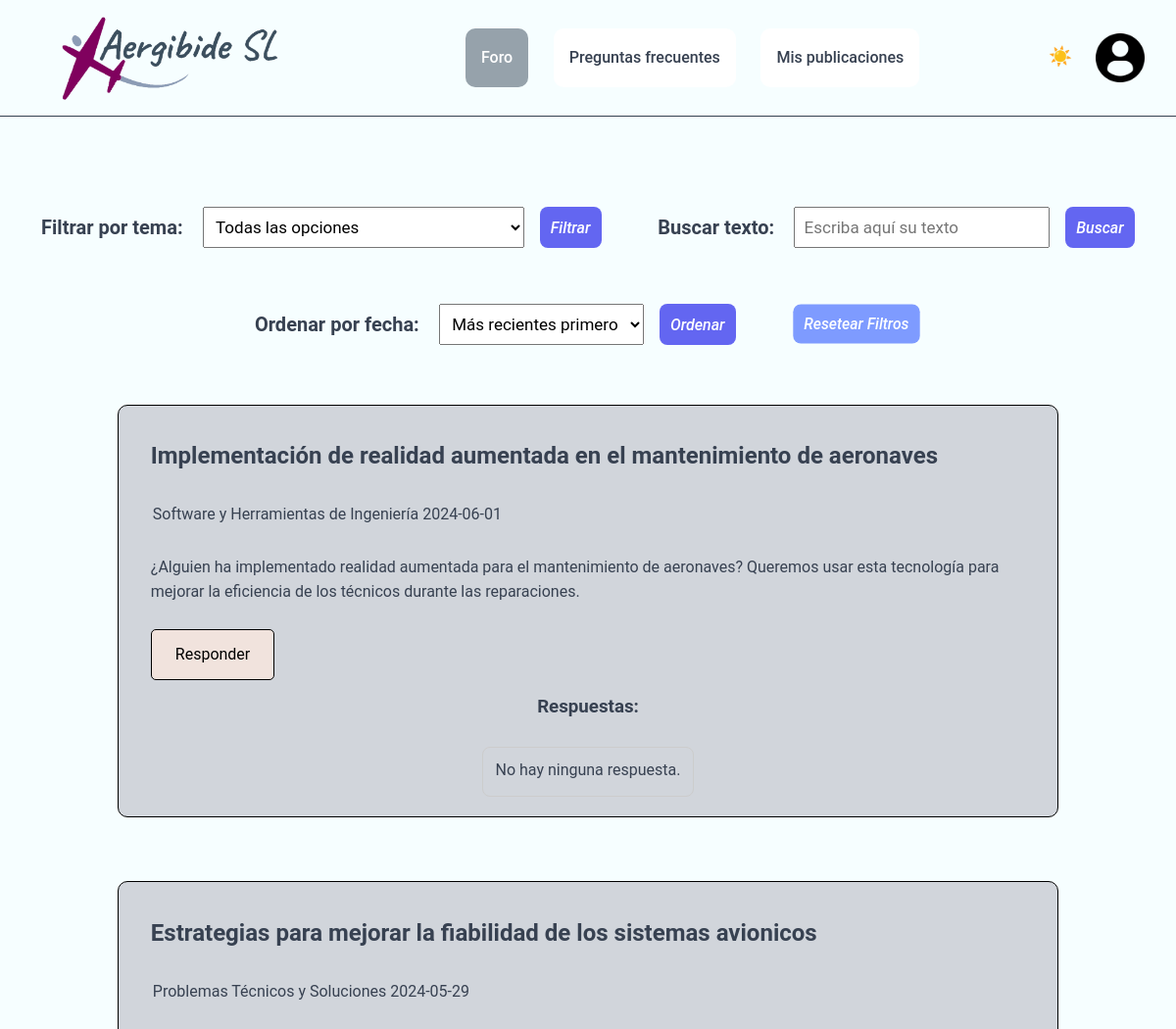
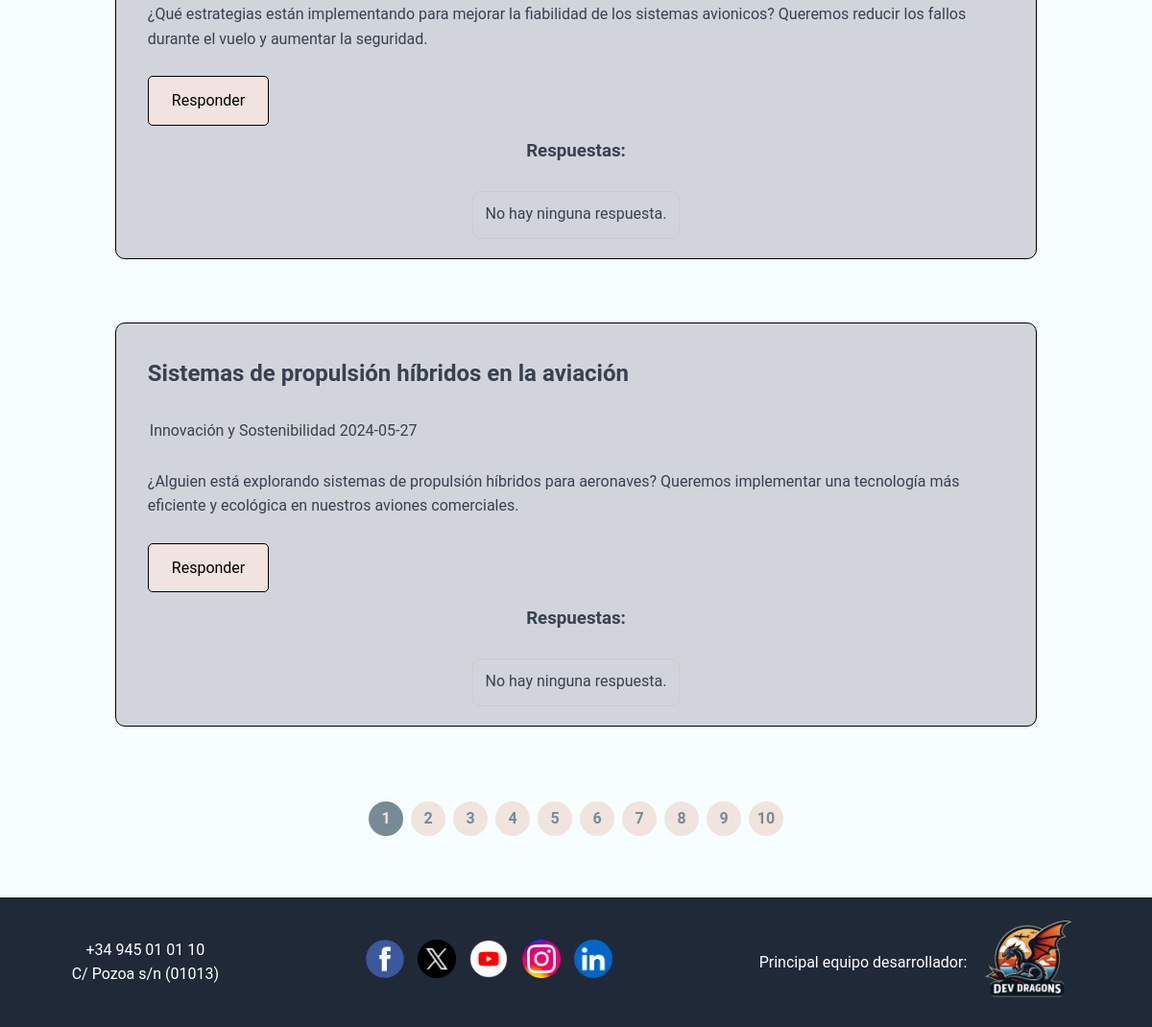
Page /Aplicacion/mvc_reto/index.php?controller=pregunta&action=list_paginated (signed in) on the committed database (2 pictures, top to bottom).
### tables this page shows
CREATE TABLE `preguntas` (
                             `id` int(11) NOT NULL,
                             `titulo` varchar(100) NOT NULL,
                             `descripcion` varchar(300) NOT NULL,
                             `tema` varchar(100) NOT NULL,
                             `fecha` date NOT NULL,
                             `id_usuario` int(11) NOT NULL,
                             `archivo` varchar(255) DEFAULT NULL
);

### Aplicacion/mvc_reto/index.php (called while the page is built, shortened)
<?php
require_once "model/Db.php";
$controller = new $controllerName();
$dataToView["data"] = array();
if(method_exists($controller, $_GET["action"]))
    $dataToView["data"] = $controller -> {$_GET["action"]}();
require_once "view/".$_GET["controller"]."/".$controller->view.".html.php";
?>

### Aplicacion/mvc_reto/model/Db.php (called while the page is built, shortened)
<?php
class Db {
    public function __construct(){
        $this -> host = constant("DB_HOST");
        $this -> db = constant("DB");
        $this -> user = constant("DB_USER");
        $this -> pass = constant("DB_PASS");
        try {
            $this->connection = new PDO("mysql:host=" .$this->host.';
            dbname=' .$this->db, $this->user, $this->pass);
        }
        catch (PDOException $e){
            echo $e -> getMessage();
            exit();
        }
    }
}
?>

### Aplicacion/mvc_reto/model/Pregunta.php (called while the page is built, shortened)
<?php
class Pregunta {
    private $tabla = "preguntas";
    private $connection;
    public function getConexion(){
        $dbObj = new Db();
        $this->connection = $dbObj ->connection;
    }
    public function getPreguntasPaginated($tema, $palabraClave, $fechaOrden, $page=1){
        $limit = PAGINATION;
        $offset = ($page - 1) * $limit;
        $sql = "SELECT * FROM " . $this->tabla . " WHERE 1=1";
        if (!$fechaOrden || $fechaOrden == 'desc'){
            $sql .= " ORDER BY fecha DESC LIMIT :limit OFFSET :offset";
        }
        else{
            $sql .= " ORDER BY fecha ASC LIMIT :limit OFFSET :offset";
        }
        $stmt = $this->connection->prepare($sql);
        $stmt->bindParam(':limit', $limit, PDO::PARAM_INT);
        $stmt->bindParam(':offset', $offset, PDO::PARAM_INT);
        $stmt->execute();
        $preguntas = $stmt->fetchAll(PDO::FETCH_ASSOC);
        $totalPages = ceil($this->getTotalPreguntas($tema, $palabraClave) / $limit);
        return [$preguntas, $page, $totalPages];
    }
    public function getTotalPreguntas($tema = null, $palabraClave = null){
        $sql = "SELECT COUNT(*) FROM " . $this->tabla . " WHERE 1=1";
        $stmt = $this->connection->prepare($sql);
        $stmt->execute();
        return $stmt->fetchColumn();
    }
}

### Aplicacion/mvc_reto/controller/PreguntaController.php (called while the page is built, shortened)
<?php
require_once "model/Pregunta.php";
require_once "RespuestaController.php";
class PreguntaController {
    public $model;
    public function __construct() {
        $this->model = new Pregunta();
    }
    public function list_paginated(){
        $page = isset($_GET['page']) ? $_GET['page'] : 1;
        $tema = null;
        $palabraClave = null;
        $fechaOrden = null;
        list($preguntas, $currentPage, $totalPages) = $this->model->getPreguntasPaginated($tema, $palabraClave, $fechaOrden, $page);
        $respuestaController = new RespuestaController();
        $preguntasConRespuestas = [];
        foreach ($preguntas as $pregunta){
            $pregunta['respuestas'] = $respuestaController -> view($pregunta['id']);
            $preguntasConRespuestas[] = $pregunta;
        }
        return [$preguntasConRespuestas, $currentPage, $totalPages];
    }
}
?>

### Aplicacion/mvc_reto/model/Respuesta.php (called while the page is built, shortened)
<?php
class Respuesta {
    private $tabla = "respuestas";
    private $connection;
    public function getConexion(){
        $dbObj = new Db();
        $this->connection = $dbObj ->connection;
    }
    public function getRespuestaByPreguntaId($preguntaId){
        $sql = "SELECT * FROM ". $this->tabla ." WHERE id_pregunta = ?";
        $stmt = $this->connection->prepare($sql);
        $stmt -> execute([$preguntaId]);
        return $stmt->fetchAll(PDO::FETCH_ASSOC);
    }
}

### Aplicacion/mvc_reto/controller/RespuestaController.php (called while the page is built, shortened)
<?php
require_once "model/Respuesta.php";
class RespuestaController {
    public $model;
    public function __construct() {
        $this->model = new Respuesta();
    }
    public function view($preguntaId){
        return $this->model->getRespuestaByPreguntaId($preguntaId);
    }
}
?>

### Aplicacion/mvc_reto/view/pregunta/foro.html.php (the view, shortened to what this page needs)
<?php
require_once __DIR__ . "/../layout/header.php";
$temas = [
    "diseno_aeronaves" => "Diseño y Desarrollo de Aeronaves",
    "fabricacion_produccion" => "Fabricación y Producción",
    "mantenimiento_operaciones" => "Mantenimiento y Operaciones",
    "innovacion_sostenibilidad" => "Innovación y Sostenibilidad",
    "certificaciones_reglamentacion" => "Certificaciones y Reglamentación",
    "problemas_tecnicos" => "Problemas Técnicos y Soluciones",
    "colaboracion_interdepartamental" => "Colaboración Interdepartamental",
    "software_herramientas" => "Software y Herramientas de Ingeniería",
    "gestion_conocimiento" => "Gestión del Conocimiento",
    "otro" => "Otro tema"
];
$filtroTema = $_GET['filtroTema'] ?? '';
$filtroBusqueda = $_GET['filtroBusqueda'] ?? '';
$filtroFecha = $_GET['filtroFecha'] ?? '';
?>
<div class="contenido">
    <div class="apartadoFiltrar">
        <div class="filtrarPorTema">
            <label for="filtroTema">Filtrar por tema:</label>
            <form action="index.php" method="get">
                <select name="filtroTema" id="filtroTema" required>
                    <option value="todas" <?= htmlspecialchars($filtroTema) === 'todas' ? 'selected' : '' ?> style="font-style: oblique">Todas las opciones</option>
                </select>
                <input type="submit" class="bFiltrar" value="Filtrar">
            </form>
        </div>
        <div class="filtrarPorTexto">
            <label for="filtroBusqueda">Buscar texto:</label>
            <form action="index.php" method="get">
                <input type="text" id="filtroBusqueda" name="filtroBusqueda" placeholder="Escriba aquí su texto" value="<?= $filtroBusqueda ?? '' ?>">
                <input type="submit" class="bFiltrar" value="Buscar">
            </form>
        </div>
        <div class="filtrarPorFecha">
            <label for="filtroFecha">Ordenar por fecha:</label>
            <form action="index.php" method="get">
                <select name="filtroFecha" id="filtroFecha" required>
                    <option value="desc" <?= htmlspecialchars($filtroFecha) === 'desc' ? 'selected' : '' ?> style="font-style: oblique">Más recientes primero</option>
                </select>
                <input type="submit" class="bFiltrar" value="Ordenar">
            </form>
        </div>
        <div class="resetearFiltros">
            <form action="index.php" method="get">
                <input type="submit" class="bResetearFiltros" value="Resetear Filtros">
            </form>
        </div>
    </div>
    <?php
    if(!empty($dataToView["data"][0]) && count($dataToView["data"])>0){
        foreach($dataToView["data"][0] as $pregunta){
            ?>
            <div class="pregunta">
                <div class="tituloPregunta">
                    <h2><?php echo $pregunta["titulo"]; ?></h2>
                </div>
                <div class="datosPreguntaUsuario">
                    <table>
                        <tr>
                            <td>
                                <?php
                                echo $temas[$pregunta["tema"]] ?? "Tema no especificado";
                                ?>
                            </td>
                            <td>
                                <?php
                                echo $pregunta["fecha"] ?? "Fecha inespecífica";
                                ?>
                            </td>
                        </tr>
                    </table>
                </div>
                <div class="descPregunta">
                    <?php echo $pregunta["descripcion"]; ?>
                </div>
                <div class="divBResponder">
                    <div class="bResponder">
                        <a href="index.php?controller=respuesta&action=crear&id_pregunta=<?php echo $pregunta["id"]; ?>">
                            Responder</a>
                    </div>
                </div>
                <h3>Respuestas:</h3>
                <br>
                <div class="respuestas">
                    <?php
                    if(isset($pregunta['respuestas']) && !empty($pregunta['respuestas'])){
                        foreach($pregunta['respuestas'] as $respuesta){
                            ?>
                            <div class="respuesta">
                                <p><?php echo $respuesta['solucion']; ?></p>
                            </div>
                            <div class="imagen">
                                <?php
                                if($respuesta['archivo'] != "" || $respuesta['archivo'] != NULL){
                                    ?>
                                    <a href="./uploads/<?php echo $respuesta['archivo'] ?>">Ver imagen</a>
                                    <?php
                                }
                                ?>
                            </div>
                            <div class="d_bFavorito">
                                <form action="index.php?controller=favorito&action=save&id_respuesta=<?php echo $respuesta["id"]; ?>" method="POST" class="form_estrella">
                                    <button type="submit" class="bFavorito" style="border: none; background: none;">
                                        <img class="icono_estrella"
                                             src="/Proyecto1/Reto_1_Equipo_2/Aplicacion/mvc_reto/assets/imagenes/icono_estrella.png"
                                             alt="Símbolo de estrella" width="40" height="auto">
                                    </button>
                                </form>
                            </div>
                            <?php
                        }
                    }
                    else{
                        ?>
                        <p>No hay ninguna respuesta.</p>
                        <?php
                    }
                    ?>
                </div>
            </div>
            <br>
            <?php
        }
        ?>
        <nav aria-label="Paginación de preguntas">
            <ul>
                <?php for ($i = 1; $i <= $dataToView["data"][2]; $i++): ?>
                    <li class="page-item <?= ($i == $dataToView["data"][1]) ? 'active' : ''; ?>">
                        <a class="page-link" href="index.php?controller=pregunta&action=list_paginated&page=<?= $i; ?>&filtroTema=<?= urlencode($filtroTema); ?>"><?= $i; ?></a>
                    </li>
                <?php endfor; ?>
            </ul>
        </nav>
        <?php
    }
    else{
        ?>
        <div>
            No hay preguntas registradas.
        </div>
        <?php
    }
    ?>
</div>
<?php require_once __DIR__ . "/../layout/footer.php"; ?>
</body>
</html>

### rows in the picture
preguntas: titulo "Implementación de realidad aumentada en el mantenimiento de aeronaves", tema "Software y Herramientas de Ingeniería", fecha "2024-06-01", descripcion "¿Alguien ha implementado realidad aumentada para el mantenimiento de aeronaves? Queremos usar esta tecnología para mejorar la eficiencia de los técnicos durante las reparaciones."
preguntas: titulo "Estrategias para mejorar la fiabilidad de los sistemas avionicos", tema "Problemas Técnicos y Soluciones", fecha "2024-05-29", descripcion "¿Qué estrategias están implementando para mejorar la fiabilidad de los sistemas avionicos? Queremos reducir los fallos durante el vuelo y aumentar la seguridad."
preguntas: titulo "Sistemas de propulsión híbridos en la aviación", tema "Innovación y Sostenibilidad", fecha "2024-05-27", descripcion "¿Alguien está explorando sistemas de propulsión híbridos para aeronaves? Queremos implementar una tecnología más eficiente y ecológica en nuestros aviones comerciales."
